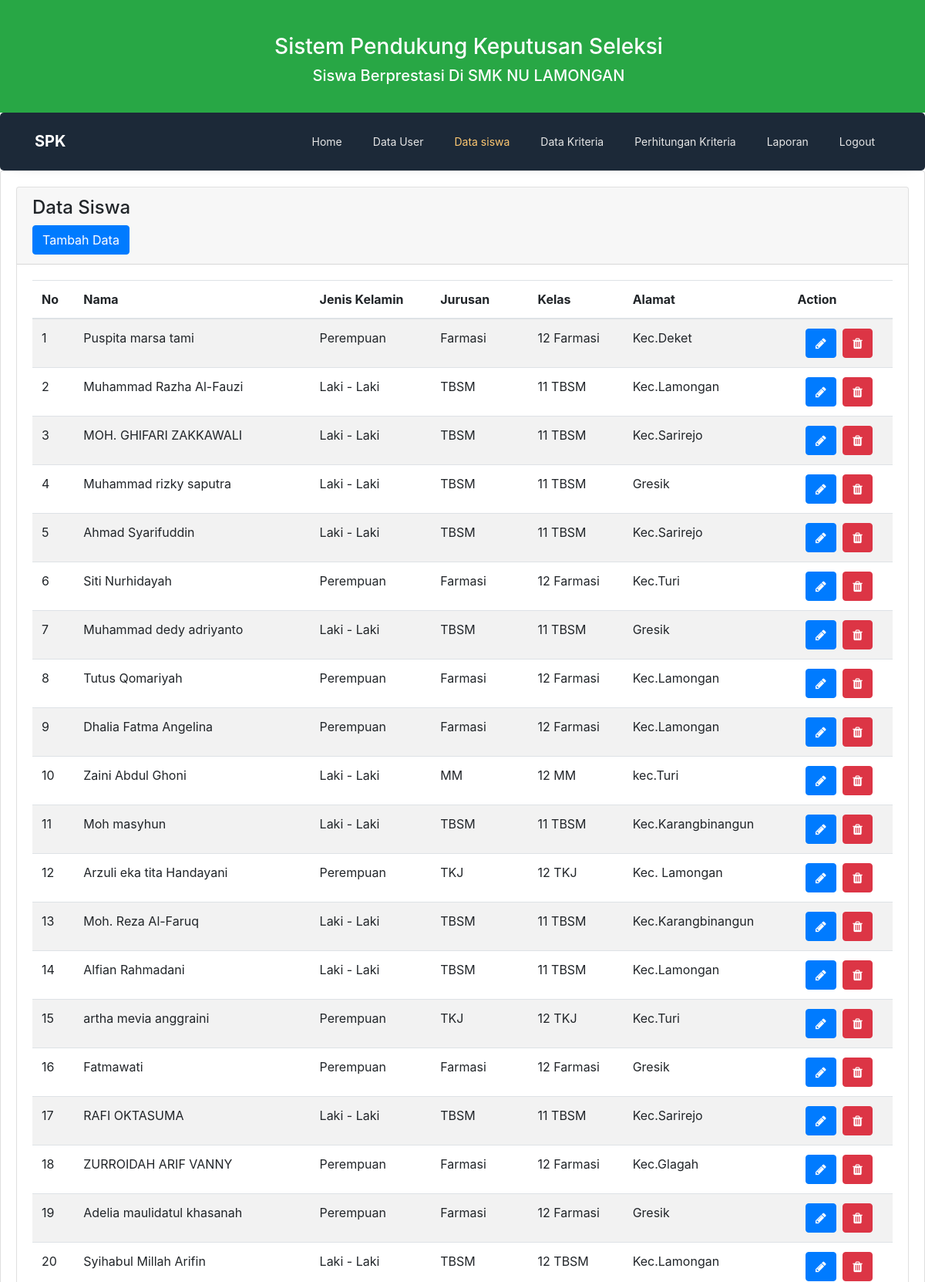
The app's page /siswa/index.php (signed in, upper part) with its own data.
### tables this page shows
CREATE TABLE `dt_siswa` (
  `kd_siswa` varchar(11) NOT NULL,
  `nama_siswa` varchar(50) NOT NULL,
  `jenis_kelamin` enum('Laki - Laki','Perempuan') NOT NULL,
  `jurusan` varchar(15) NOT NULL,
  `kelas` varchar(15) NOT NULL,
  `alamat` varchar(100) NOT NULL
);

### siswa/index.php (the view, shortened to what this page needs)
<?php
if (isset($_SESSION['username'])) {
    include_once('header.php');
?>
    <div class="card">
        <div class="card-body">
            <div class="row ">
                <div class="col-12">
                    <div class="card">
                        <div class="card-header">
                            <h4>Data Siswa</h4>
                            <div class="card-header-action">
                                <button class="btn btn-primary btn-action btn-xs mr-1" data-toggle="modal" data-target="#exampleModal" data-toggle="tooltip" title="Tambah Data"><span>Tambah Data</span></button>
                            </div>
                        </div>
                        <div class="card-body">
                            <div class="table-responsive">
                                <div class="table-responsive">
                                    <table class="table table-striped mb-0 admin" id="admin">
                                        <thead>
                                            <tr>
                                                <th>No</th>
                                                <th>Nama</th>
                                                <th>Jenis Kelamin</th>
                                                <th>Jurusan</th>
                                                <th>Kelas</th>
                                                <th>Alamat</th>
                                                <th>Action</th>
                                            </tr>
                                        </thead>
                                        <tbody>
                                            <?php
                                            $SqlQuery = mysqli_query($con, "select * from dt_siswa");
                                            $no = 1;
                                            if (mysqli_num_rows($SqlQuery) > 0) {
                                                while ($row = mysqli_fetch_array($SqlQuery)) {
                                            ?>
                                                    <tr>
                                                        <td><?= $no++ ?></td>
                                                        <td><?= $row['nama_siswa'] ?></td>
                                                        <td><?= $row['jenis_kelamin'] ?></td>
                                                        <td><?= $row['jurusan'] ?></td>
                                                        <td><?= $row['kelas'] ?></td>
                                                        <td><?= $row['alamat'] ?></td>
                                                        <td>
                                                            <center>
                                                                <a href="edit.php?id=<?= $row['kd_siswa'] ?>" class="btn btn-primary btn-xs btn-action mr-1" title="Edit"><i class="fa fa-pencil"></i></a>
                                                                <a href="delete.php?id=<?= $row['kd_siswa'] ?>" class="btn btn-danger btn-xs delete-data mr-1" title="hapus"><i class="fa fa-trash"></i></a>
                                                        </td>
                                                    </tr>
                                            <?php
                                                }
                                            } else {
                                                echo "<tr><td colspan=\"9\" align=\"center\">data tidak ada</td></tr>";
                                            }
                                            ?>
                                        </tbody>
                                    </table>
                                </div>
                            </div>
                        </div>
                    </div>
                </div>
            </div>
        </div>
    <?php
} else {
    echo "<script>window.location='" . base_url('auth/login.php') . "';</script>";
}
    ?>

### records on screen
dt_siswa: nama_siswa "Puspita marsa tami", jenis_kelamin "Perempuan", jurusan "Farmasi", kelas "12 Farmasi", alamat "Kec.Deket"
dt_siswa: nama_siswa "Muhammad Razha Al-Fauzi", jenis_kelamin "Laki - Laki", jurusan "TBSM", kelas "11 TBSM", alamat "Kec.Lamongan"
dt_siswa: nama_siswa "MOH. GHIFARI ZAKKAWALI", jenis_kelamin "Laki - Laki", jurusan "TBSM", kelas "11 TBSM", alamat "Kec.Sarirejo"
dt_siswa: nama_siswa "Muhammad rizky saputra", jenis_kelamin "Laki - Laki", jurusan "TBSM", kelas "11 TBSM", alamat "Gresik"
dt_siswa: nama_siswa "Ahmad Syarifuddin", jenis_kelamin "Laki - Laki", jurusan "TBSM", kelas "11 TBSM", alamat "Kec.Sarirejo"
dt_siswa: nama_siswa "Siti Nurhidayah", jenis_kelamin "Perempuan", jurusan "Farmasi", kelas "12 Farmasi", alamat "Kec.Turi"
dt_siswa: nama_siswa "Muhammad dedy adriyanto", jenis_kelamin "Laki - Laki", jurusan "TBSM", kelas "11 TBSM", alamat "Gresik"
dt_siswa: nama_siswa "Tutus Qomariyah", jenis_kelamin "Perempuan", jurusan "Farmasi", kelas "12 Farmasi", alamat "Kec.Lamongan"
dt_siswa: nama_siswa "Dhalia Fatma Angelina", jenis_kelamin "Perempuan", jurusan "Farmasi", kelas "12 Farmasi", alamat "Kec.Lamongan"
dt_siswa: nama_siswa "Zaini Abdul Ghoni", jenis_kelamin "Laki - Laki", jurusan "MM", kelas "12 MM", alamat "kec.Turi"
dt_siswa: nama_siswa "Moh masyhun", jenis_kelamin "Laki - Laki", jurusan "TBSM", kelas "11 TBSM", alamat "Kec.Karangbinangun"
dt_siswa: nama_siswa "Arzuli eka tita Handayani", jenis_kelamin "Perempuan", jurusan "TKJ", kelas "12 TKJ", alamat "Kec. Lamongan"
dt_siswa: nama_siswa "Moh. Reza Al-Faruq", jenis_kelamin "Laki - Laki", jurusan "TBSM", kelas "11 TBSM", alamat "Kec.Karangbinangun"
dt_siswa: nama_siswa "Alfian Rahmadani", jenis_kelamin "Laki - Laki", jurusan "TBSM", kelas "11 TBSM", alamat "Kec.Lamongan"
dt_siswa: nama_siswa "artha mevia anggraini", jenis_kelamin "Perempuan", jurusan "TKJ", kelas "12 TKJ", alamat "Kec.Turi"
dt_siswa: nama_siswa "Fatmawati", jenis_kelamin "Perempuan", jurusan "Farmasi", kelas "12 Farmasi", alamat "Gresik"
dt_siswa: nama_siswa "RAFI OKTASUMA", jenis_kelamin "Laki - Laki", jurusan "TBSM", kelas "11 TBSM", alamat "Kec.Sarirejo"
dt_siswa: nama_siswa "ZURROIDAH ARIF VANNY", jenis_kelamin "Perempuan", jurusan "Farmasi", kelas "12 Farmasi", alamat "Kec.Glagah"
dt_siswa: nama_siswa "Adelia maulidatul khasanah", jenis_kelamin "Perempuan", jurusan "Farmasi", kelas "12 Farmasi", alamat "Gresik"
dt_siswa: nama_siswa "Syihabul Millah Arifin", jenis_kelamin "Laki - Laki", jurusan "TBSM", kelas "12 TBSM", alamat "Kec.Lamongan"
